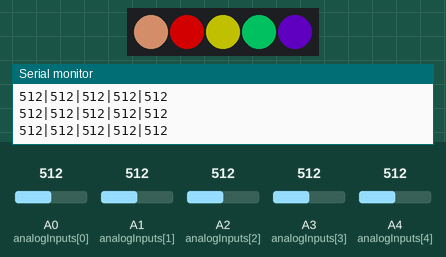
Simulated run of this sketch. Board: Arduino Uno, built with avr-gcc and run on an emulated ATmega328P. Shown: 5 RGB LEDs in strip order, left to right, the last lines printed to the serial monitor. Inputs (shaded band) come from the test bench; at power-on: A2 (analogInputs[2]) = 512, A1 (analogInputs[1]) = 512, A3 (analogInputs[3]) = 512, A4 (analogInputs[4]) = 512, A0 (analogInputs[0]) = 512. Dim RGB values are drawn brighter than linear.

Above: at 1.7 s.
1.8 s: A2 (analogInputs[2]) set to 716
At 2.8 s:
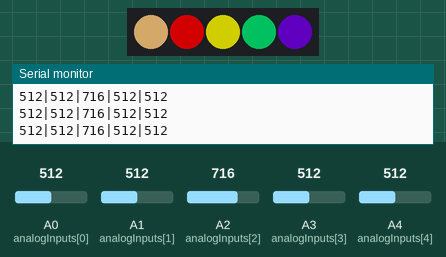
3.3 s: A1 (analogInputs[1]) set to 30
At 3.8 s:
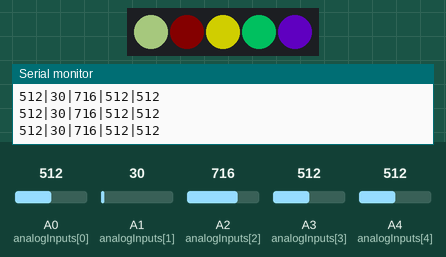
4.8 s: A3 (analogInputs[3]) set to 716
At 5.7 s:
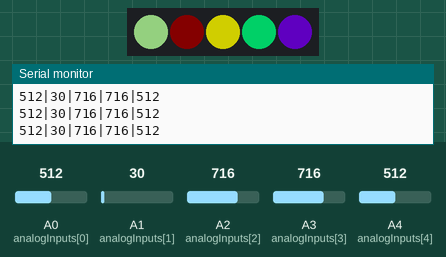
6.3 s: A4 (analogInputs[4]) set to 716
At 7.4 s:
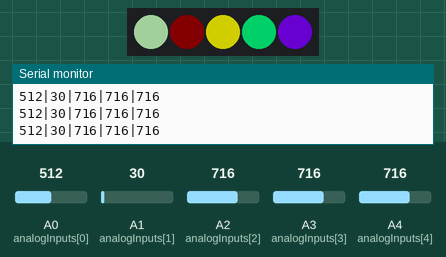
7.8 s: A3 (analogInputs[3]) set to 992
At 8.3 s:
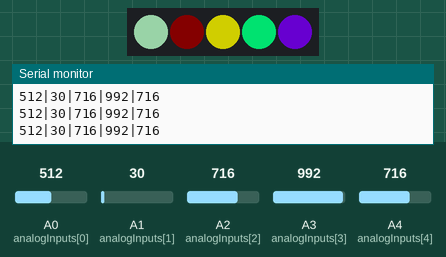
9.3 s: A4 (analogInputs[4]) set to 30
At 10.3 s:
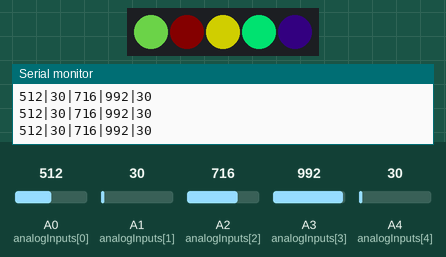
Timing chart, 0 to 11.8 s (numbered marks = the images above; inputs shaded):
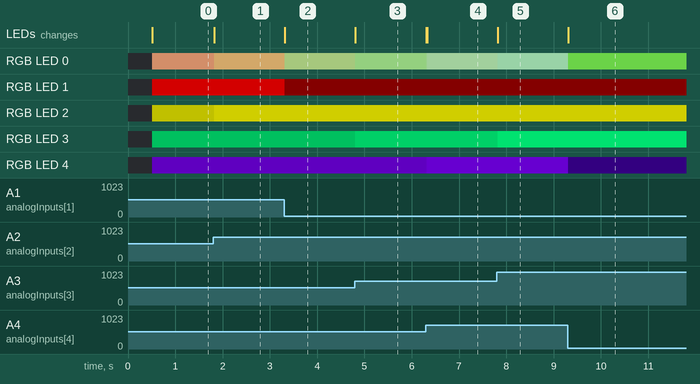

Measured:
- after the input at 1.8 s, RGB LED 0: RGB(127, 85, 63) → RGB(127, 101, 63) at once; RGB LED 2: RGB(85, 85, 0) → RGB(119, 118, 0) at once; the LEDs: change at once (image 1)
- after the input at 3.3 s, RGB LED 0: RGB(127, 101, 63) → RGB(84, 101, 63) at once; RGB LED 1: RGB(127, 0, 0) → RGB(7, 0, 0) at once; the LEDs: change at once (image 2)
- after the input at 4.8 s, RGB LED 0: RGB(84, 101, 63) → RGB(84, 118, 72) at once; RGB LED 3: RGB(0, 85, 42) → RGB(0, 119, 59) at once; the LEDs: change at once (image 3)
- after the input at 6.3 s, RGB LED 0: RGB(84, 118, 72) → RGB(87, 118, 79) at once, → RGB(92, 118, 89) 0.02 s later; RGB LED 4: RGB(42, 0, 85) → RGB(49, 0, 99) at once, → RGB(59, 0, 119) 0.02 s later; the LEDs: first change at once (image 4 shows a later state)
- after the input at 7.8 s, RGB LED 0: RGB(92, 118, 89) → RGB(92, 127, 100) at once; RGB LED 3: RGB(0, 119, 59) → RGB(0, 165, 82) at once; the LEDs: change at once (image 5)
- after the input at 9.3 s, RGB LED 0: RGB(92, 127, 100) → RGB(64, 127, 43) at once; RGB LED 4: RGB(59, 0, 119) → RGB(2, 0, 5) at once; the LEDs: change at once (image 6)

The sketch:

deej_5_sliders_rgb.ino
```cpp
#include <FastLED.h>

// How many leds in your strip?
#define NUM_LEDS 5
#define DATA_PIN 12

// Define the array of leds
CRGB leds[NUM_LEDS];

// define slider colors

const int NUM_SLIDERS = 5;
const int analogInputs[NUM_SLIDERS] = {A0, A1, A2, A3, A4};


int analogSliderValues[NUM_SLIDERS];

void setup() {
  FastLED.addLeds<WS2811, DATA_PIN, RGB>(leds, NUM_LEDS);

  delay(500);

  for (int i = 0; i < NUM_SLIDERS; i++) {
    pinMode(analogInputs[i], INPUT);
  }

  Serial.begin(9600);
}

void loop() {
  updateSliderValues();
  sendSliderValues(); // Actually send data (all the time)
  // printSliderValues(); // For debug


  // Set colors for each slider
  // set non-main sliders to Rainbow colors
  for(int i = 1; i < NUM_SLIDERS; i++)
  {
    leds[i] = CHSV((i-1) * (256/(NUM_SLIDERS -1)), 255, 255);
  }

  // adjust brightness depending on slider value
  for(int i = 1; i < NUM_SLIDERS; i++)
  {
    // convert slider values from 0-1024 to 0-256
    float brightness = analogSliderValues[i] / 1024.0;
    // scale brightness quadratic to make it look better
    //brightness *= brightness;
    // scale color
    leds[i].r *= brightness;
    leds[i].g *= brightness;
    leds[i].b *= brightness;
  }

  // mix all rgb colors together to form the main slider color
  int r_mix = 0;
  int g_mix = 0;
  int b_mix = 0;

  for(int i = 1; i < NUM_LEDS; i++)
  {
    r_mix += leds[i].r;
    g_mix += leds[i].g;
    b_mix += leds[i].b;
  }
 /*
  // find scale factor for max brightness
  int brightest_color = max(r_mix,max(g_mix, b_mix));


  // scale the mixed color to max brightness
  r_mix *= 1024.0 / brightest_color;
  g_mix *= 1024.0 / brightest_color;
  b_mix *= 1024.0 / brightest_color;

  // normalize values to be within 0-255
  r_mix /= (NUM_LEDS - 1);
  g_mix /= (NUM_LEDS - 1);
  b_mix /= (NUM_LEDS - 1);
  */

  r_mix = min(r_mix, 255);
  g_mix = min(g_mix, 255);
  b_mix = min(b_mix, 255);

  // Set brightness to main slider positon
  float brightness = analogSliderValues[0] / 1024.0;
  // scale brightness quadratic to make it look better
  //brightness *= brightness;
  r_mix = (float) r_mix * (brightness);
  g_mix = (float) g_mix * (brightness);
  b_mix = (float) b_mix * (brightness);


  // todo: this currently does not reach max brightness; do some math to make it do
  // set main slider color to mix of all other sliders
  leds[0] = CRGB(r_mix, g_mix, b_mix);

  FastLED.show();

  delay(10);
}

void updateSliderValues()
{
  for (int i = 0; i < NUM_SLIDERS; i++)
  {
    // measure the slider 20 times and take the average to smooth out analog noise
    // this reduces flickering with the LEDs
    long accumulatedSliderValue = 0;
    for(int j = 0; j < 20; j ++)
    {
      accumulatedSliderValue += analogRead(analogInputs[i]);
    }
    analogSliderValues[i] = accumulatedSliderValue / 20;
  }
}

void sendSliderValues() {
  String builtString = String("");

  for (int i = 0; i < NUM_SLIDERS; i++) {
    builtString += String((int)analogSliderValues[i]);

    if (i < NUM_SLIDERS - 1) {
      builtString += String("|");
    }
  }

  Serial.println(builtString);
}

void printSliderValues() {
  for (int i = 0; i < NUM_SLIDERS; i++) {
    String printedString = String("Slider #") + String(i + 1) + String(": ") + String(analogSliderValues[i]) + String(" mV");
    Serial.write(printedString.c_str());

    if (i < NUM_SLIDERS - 1) {
      Serial.write(" | ");
    } else {
      Serial.write("\n");
    }
  }
}
```
